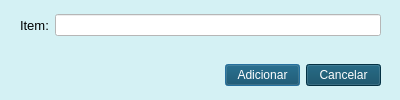
<?xml version="1.0" encoding="UTF-8"?>
<ui version="4.0">
 <class>NItemDialog</class>
 <widget class="QDialog" name="NItemDialog">
  <property name="geometry">
   <rect>
    <x>0</x>
    <y>0</y>
    <width>400</width>
    <height>100</height>
   </rect>
  </property>
  <property name="windowTitle">
   <string>Dialog</string>
  </property>
  <property name="styleSheet">
   <string notr="true">background-color: rgb(212, 241, 244);</string>
  </property>
  <widget class="QWidget" name="layoutWidget">
   <property name="geometry">
    <rect>
     <x>20</x>
     <y>10</y>
     <width>361</width>
     <height>30</height>
    </rect>
   </property>
   <layout class="QHBoxLayout" name="horizontalLayout">
    <item>
     <widget class="QLabel" name="NItemTexto">
      <property name="font">
       <font>
        <pointsize>10</pointsize>
       </font>
      </property>
      <property name="text">
       <string>Item:</string>
      </property>
     </widget>
    </item>
    <item>
     <widget class="QLineEdit" name="NItemEnt">
      <property name="styleSheet">
       <string notr="true">background-color: rgb(255, 255, 255);</string>
      </property>
      <property name="text">
       <string/>
      </property>
     </widget>
    </item>
   </layout>
  </widget>
  <widget class="QWidget" name="layoutWidget">
   <property name="geometry">
    <rect>
     <x>20</x>
     <y>60</y>
     <width>361</width>
     <height>30</height>
    </rect>
   </property>
   <layout class="QHBoxLayout" name="horizontalLayout_2">
    <item>
     <widget class="QLabel" name="msgErro">
      <property name="styleSheet">
       <string notr="true">color: rgb(255, 0, 0);</string>
      </property>
      <property name="text">
       <string/>
      </property>
     </widget>
    </item>
    <item>
     <widget class="QPushButton" name="btnAdd">
      <property name="maximumSize">
       <size>
        <width>75</width>
        <height>16777215</height>
       </size>
      </property>
      <property name="styleSheet">
       <string notr="true">background-color: rgb(5, 68, 94);
border-color: rgb(255, 255, 255);
color: rgb(255, 255, 255);</string>
      </property>
      <property name="text">
       <string>Adicionar</string>
      </property>
     </widget>
    </item>
    <item>
     <widget class="QPushButton" name="btnCancelar">
      <property name="enabled">
       <bool>true</bool>
      </property>
      <property name="maximumSize">
       <size>
        <width>75</width>
        <height>16777215</height>
       </size>
      </property>
      <property name="styleSheet">
       <string notr="true">background-color: rgb(5, 68, 94);
border-color: rgb(255, 255, 255);
color: rgb(255, 255, 255);</string>
      </property>
      <property name="text">
       <string>Cancelar</string>
      </property>
     </widget>
    </item>
   </layout>
  </widget>
 </widget>
 <resources/>
 <connections/>
</ui>
